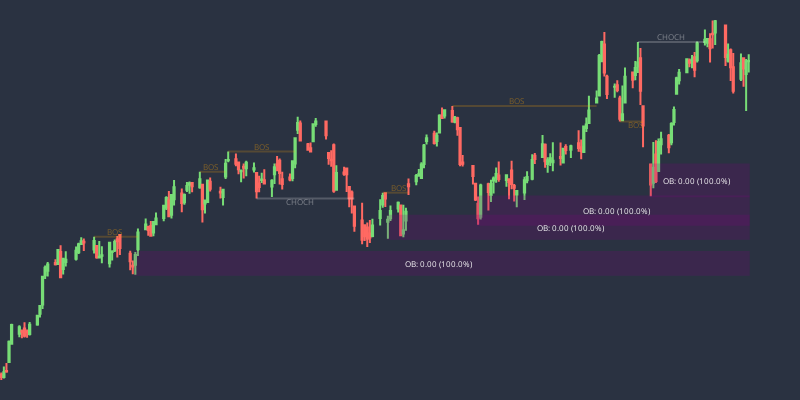

The cell this chart's notebook holds for it:
### Code cell
fig = create_smc_plot(df_1d, rangebreak_1d, dvalue=1)
fig.show()

### Figure 1 — Plotly figure (JSON) as saved in the notebook; plotly's stock layout.template omitted (floating-point values rounded to 4 significant figures; data arrays with more than 128 entries replaced by an {"elided": "..."} marker saying what was removed)
{"data": [{"close": {"elided": "200 float values"}, "decreasing": {"line": {"color": "#ff6962"}}, "high": {"elided": "200 float values"}, "increasing": {"line": {"color": "#77dd76"}}, "low": {"elided": "200 float values"}, "open": {"elided": "200 float values"}, "type": "candlestick", "x": {"elided": "200 str values"}}, {"line": {"color": "rgba(255, 165, 0, 0.2)"}, "mode": "lines", "type": "scatter", "x": ["2024-01-02T21:30:00", "2024-01-19T21:30:00"], "y": [37790.0, 37790.0]}, {"mode": "text", "text": "BOS", "textfont": {"color": "rgba(255, 165, 0, 0.4)", "size": 8}, "textposition": "top center", "type": "scatter", "x": ["2024-01-10T21:30:00"], "y": [37790.0]}, {"line": {"color": "rgba(255, 165, 0, 0.2)"}, "mode": "lines", "type": "scatter", "x": ["2024-02-12T21:30:00", "2024-02-22T21:30:00"], "y": [38930.0, 38930.0]}, {"mode": "text", "text": "BOS", "textfont": {"color": "rgba(255, 165, 0, 0.4)", "size": 8}, "textposition": "top center", "type": "scatter", "x": ["2024-02-16T21:30:00"], "y": [38930.0]}, {"line": {"color": "rgba(255, 165, 0, 0.2)"}, "mode": "lines", "type": "scatter", "x": ["2024-02-23T21:30:00", "2024-03-20T20:30:00"], "y": [39280.0, 39280.0]}, {"mode": "text", "text": "BOS", "textfont": {"color": "rgba(255, 165, 0, 0.4)", "size": 8}, "textposition": "top center", "type": "scatter", "x": ["2024-03-07T21:30:00"], "y": [39280.0]}, {"line": {"color": "rgba(255, 255, 255, 0.2)"}, "mode": "lines", "type": "scatter", "x": ["2024-03-05T21:30:00", "2024-04-12T20:30:00"], "y": [38460.0, 38460.0]}, {"mode": "text", "text": "CHOCH", "textfont": {"color": "rgba(255, 255, 255, 0.4)", "size": 8}, "textposition": "bottom center", "type": "scatter", "x": ["2024-03-22T20:30:00"], "y": [38460.0]}, {"line": {"color": "rgba(255, 165, 0, 0.2)"}, "mode": "lines", "type": "scatter", "x": ["2024-04-23T20:30:00", "2024-05-03T20:30:00"], "y": [38560.0, 38560.0]}, {"mode": "text", "text": "BOS", "textfont": {"color": "rgba(255, 165, 0, 0.4)", "size": 8}, "textposition": "top center", "type": "scatter", "x": ["2024-04-29T20:30:00"], "y": [38560.0]}, {"line": {"color": "rgba(255, 165, 0, 0.2)"}, "mode": "lines", "type": "scatter", "x": ["2024-05-20T20:30:00", "2024-07-15T20:30:00"], "y": [40080.0, 40080.0]}, {"mode": "text", "text": "BOS", "textfont": {"color": "rgba(255, 165, 0, 0.4)", "size": 8}, "textposition": "top center", "type": "scatter", "x": ["2024-06-14T20:30:00"], "y": [40080.0]}, {"line": {"color": "rgba(255, 165, 0, 0.2)"}, "mode": "lines", "type": "scatter", "x": ["2024-07-24T20:30:00", "2024-08-02T20:30:00"], "y": [39810.0, 39810.0]}, {"mode": "text", "text": "BOS", "textfont": {"color": "rgba(255, 165, 0, 0.4)", "size": 8}, "textposition": "bottom center", "type": "scatter", "x": ["2024-07-30T20:30:00"], "y": [39810.0]}, {"line": {"color": "rgba(255, 255, 255, 0.2)"}, "mode": "lines", "type": "scatter", "x": ["2024-07-31T20:30:00", "2024-08-26T20:30:00"], "y": [41200.0, 41200.0]}, {"mode": "text", "text": "CHOCH", "textfont": {"color": "rgba(255, 255, 255, 0.4)", "size": 8}, "textposition": "top center", "type": "scatter", "x": ["2024-08-13T20:30:00"], "y": [41200.0]}], "layout": {"annotations": [{"align": "center", "font": {"color": "rgba(250, 250, 250, 1)", "size": 8}, "showarrow": false, "text": "OB: 0.00 (100.0%)", "x": "2024-05-15T20:30:00", "xref": "x", "y": 37320.0, "yref": "y"}, {"align": "center", "font": {"color": "rgba(250, 250, 250, 1)", "size": 8}, "showarrow": false, "text": "OB: 0.00 (100.0%)", "x": "2024-07-05T20:30:00", "xref": "x", "y": 37960.0, "yref": "y"}, {"align": "center", "font": {"color": "rgba(250, 250, 250, 1)", "size": 8}, "showarrow": false, "text": "OB: 0.00 (100.0%)", "x": "2024-07-23T20:30:00", "xref": "x", "y": 38250.0, "yref": "y"}, {"align": "center", "font": {"color": "rgba(250, 250, 250, 1)", "size": 8}, "showarrow": false, "text": "OB: 0.00 (100.0%)", "x": "2024-08-23T20:30:00", "xref": "x", "y": 38780.0, "yref": "y"}], "font": {"color": "white"}, "height": 400, "margin": {"b": 0, "l": 0, "pad": 50, "r": 50, "t": 0}, "paper_bgcolor": "rgba(34, 42, 58, 0.8)", "plot_bgcolor": "rgba(34, 42, 58, 0.8)", "shapes": [{"fillcolor": "Purple", "legendgroup": "bullish ob", "line": {"color": "Purple"}, "name": "Bullish OB", "opacity": 0.2, "showlegend": true, "type": "rect", "x0": "2024-01-18T21:30:00", "x1": "2024-09-12T20:30:00", "y0": 37120.0, "y1": 37520.0}, {"fillcolor": "Purple", "legendgroup": "bullish ob", "line": {"color": "Purple"}, "name": "Bullish OB", "opacity": 0.2, "showlegend": true, "type": "rect", "x0": "2024-04-25T20:30:00", "x1": "2024-09-12T20:30:00", "y0": 37750.0, "y1": 38160.0}, {"fillcolor": "Purple", "legendgroup": "bullish ob", "line": {"color": "Purple"}, "name": "Bullish OB", "opacity": 0.2, "showlegend": true, "type": "rect", "x0": "2024-05-30T20:30:00", "x1": "2024-09-12T20:30:00", "y0": 38000.0, "y1": 38490.0}, {"fillcolor": "Purple", "legendgroup": "bullish ob", "line": {"color": "Purple"}, "name": "Bullish OB", "opacity": 0.2, "showlegend": true, "type": "rect", "x0": "2024-08-05T20:30:00", "x1": "2024-09-12T20:30:00", "y0": 38500.0, "y1": 39060.0}], "showlegend": false, "width": 800, "xaxis": {"rangebreaks": [{"dvalue": 60000, "values": {"elided": "219 str values"}}], "rangeslider": {"visible": false}, "showgrid": false, "showline": false, "showticklabels": false, "visible": true, "zeroline": false}, "yaxis": {"showticklabels": false, "visible": false}}}
